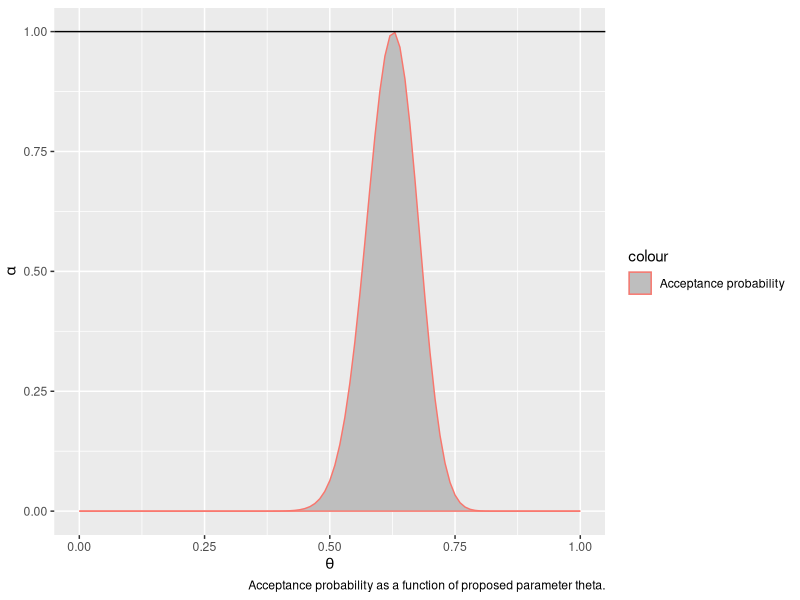
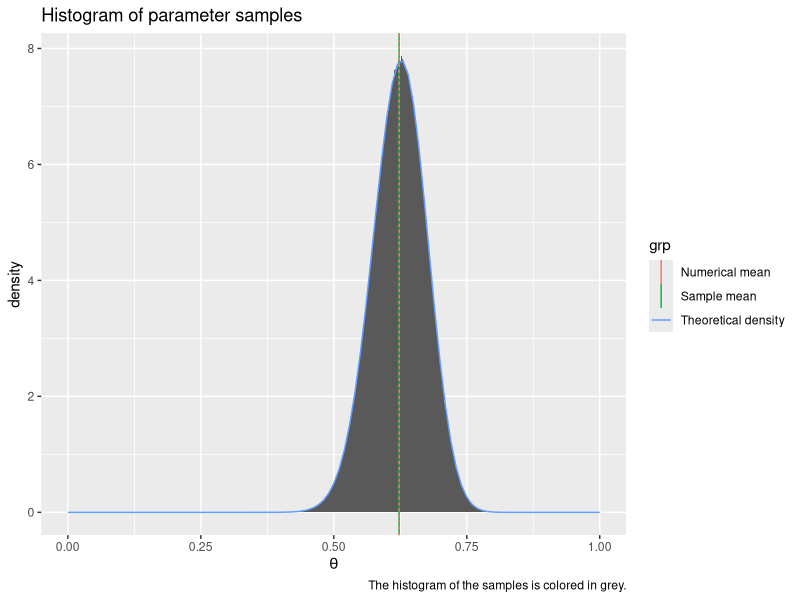
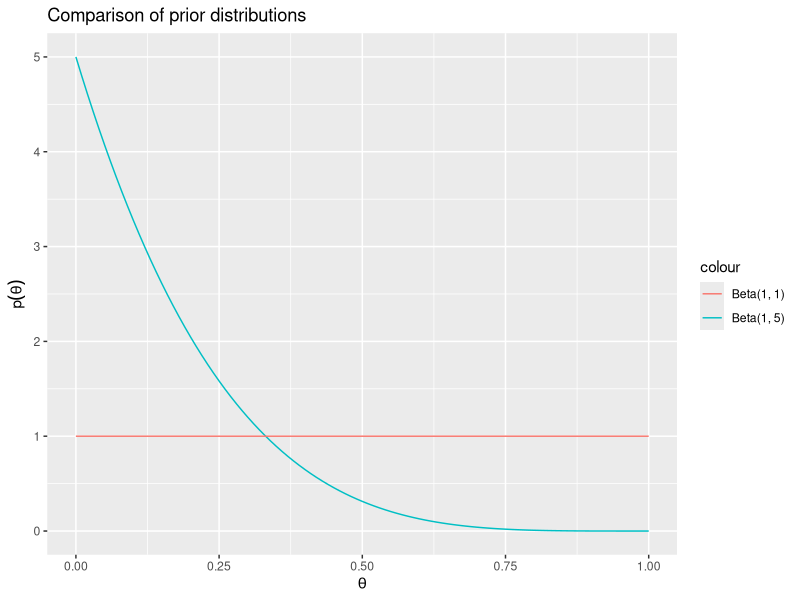
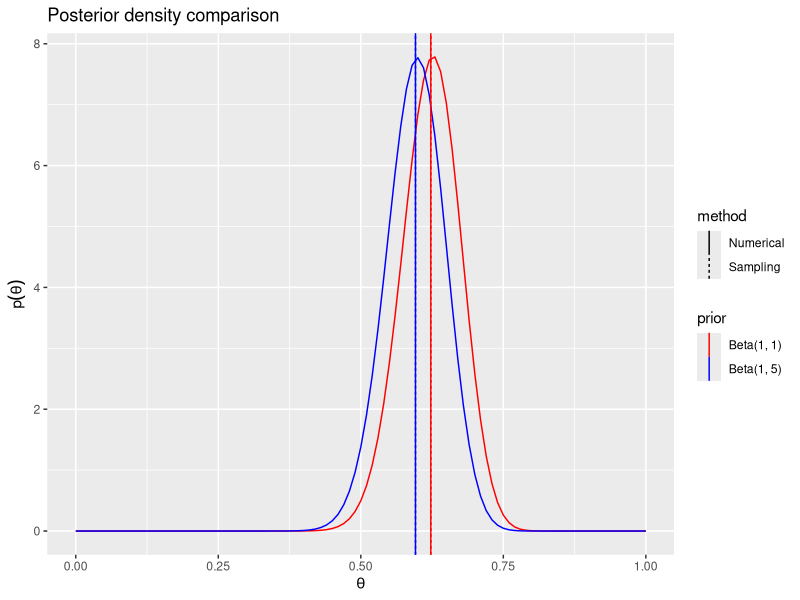
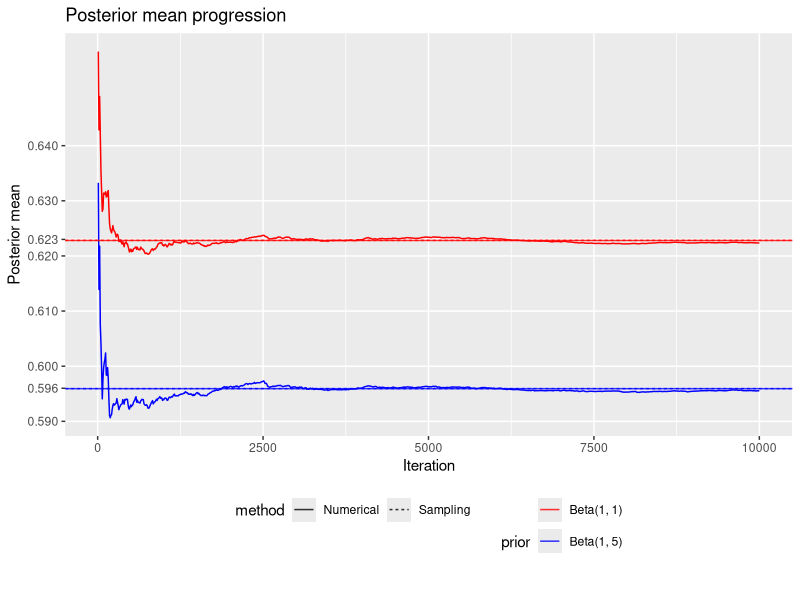

These charts were generated, in order, by the following R code:
## ---- chunk 1
library(ggplot2)
library(tibble)
library(knitr)
library(kableExtra)
library(purrr)
data <- tibble(
  cellCount = c("$y_1 = 125$", "$y_2 = 18$", "$y_3 = 20$", "$y_4 = 34$"),
  probability = c("$\\frac{1}{2} + \\frac{\\theta}{4}$", "$\\frac{1 - \\theta}{4}$", "$\\frac{1 - \\theta}{4}$", "$\\frac{\\theta}{4}$")
)
data %>%
  kable(
    col.names = c("Cell count", "Probability"),
    caption = "Table 1: Genetic linkage data"
  )
## ---- chunk 2
construct_f <- function(y) {
  #' Return proportional distribution function for f which satisfies max(f) = 1

  # Proportional function of f in log-space
  unscaled_log_f <- function(theta) {
    y[1] * log(2 + theta) + (y[2] + y[3]) * log(1 - theta) + y[4] * log(theta)
  }

  # Find the maxima of this function in log-space
  log_maxima <- optimize(
    f = unscaled_log_f,
    maximum = TRUE,
    interval = c(0, 1)
  )$objective
  
  # Scale f to have max value 1
  # NB! This does not integrate to 1, so it is not a proper density function!
  # You can use make_density for that purpose.
  scaled_f <- function(theta) {
    return(exp(unscaled_log_f(theta) - log_maxima))
  }
  return(scaled_f)
}
## ---- chunk 3
make_density <- function(f, lower = 0, upper = 1) {
  #' Given f, returns a new function which integrates to 1 over the given interval
  normalizer = integrate(f, lower = lower, upper = upper)$value
  normalized_function <- function(...) {
    return(f(...) / normalizer)
  }
  return(normalized_function)
}
## ---- chunk 4
sample_theta <- function(n, y) {
  #' Generate n theta samples from f function, given 4-vector y
  #' Returns a list with thetas key to $theta,
  #' and the number of tries keyed to $tries.
  f_density <- construct_f(y = y)
  found <- vector()
  tries <- 0
  while(length(found) < n) {
    # Number of samples that remain to be found
    remaining <- n - length(found)
    tries <- tries + remaining

    # These are proposed values that might be accepted...
    x <- runif(remaining)

    # ... with acceptance probability
    alpha <- f_density(x)

    # Append the values that get accepted
    u <- runif(remaining)
    success <- u <= alpha
    found <- c(found, x[success])
  }
  return(list(theta = found, tries = tries))
}
## ---- chunk 5
y <- c(125, 18, 20, 34)
f_scaled_density <- construct_f(y = y)
df <- enframe(rnorm(1))
ggplot(data = df) + aes(x = value) +
  stat_function(
    fun = f_scaled_density,
    xlim = c(0, 1),
    mapping = aes(col = 'Acceptance probability'),
    geom = "area",
    fill = "gray"
  ) +
  geom_hline (
    yintercept = 1,
    mapping = aes(col = 'Uniform distribution')
  ) +
  scale_y_continuous(
    name = expression(alpha)
  ) +
  scale_x_continuous(
    name = expression(theta)
  ) +
  labs(
    caption = "Acceptance probability as a function of proposed parameter theta."
  )
## ---- chunk 6
M <- 10000000
theta_sampling_result <- sample_theta(n = M, y = y)
theta_samples <- enframe(theta_sampling_result$theta)
## ---- chunk 7
thetaSampleMean <- mean(theta_samples$value)
## ---- chunk 8
f_density <- make_density(f_scaled_density)
thetaExpectedMean <- integrate(
  f = function(theta) theta * f_density(theta),
  lower = 0,
  upper = 1
)$value
## ---- chunk 9
means <- tibble(
  xint = c(thetaSampleMean, thetaExpectedMean),
  grp = c("Sample mean", "Numerical mean")
)
binWidth = 0.001
theta_samples %>%
  ggplot() +
  geom_histogram(
    mapping = aes(x = value, y = ..density..),
    binwidth = binWidth,
    boundary = 0,
    size = 0
  ) +
  geom_vline(
    data = means,
    aes(
      xintercept = xint,
      col = grp,
      linetype = c("dashed", "dotted")
    )
  ) +
  stat_function(
    fun = f_density,
    xlim = c(0, 1),
    aes(col = 'Theoretical density')
  ) +
  guides(linetype = FALSE) +
  scale_x_continuous(
    name = expression(theta),
    limits = c(0, 1)
  ) +
  labs(
    title = "Histogram of parameter samples",
    caption = "The histogram of the samples is colored in grey."
  )
## ---- chunk 10
means %>%
  kable(
    col.names = c("Posterior mean", "Method"),
    caption = "Table 2: Posterior mean calculation comparison"
  )
## ---- chunk 11
average_theta_tries <- theta_sampling_result$tries / M
cNumeric = optimize(
  f = f_density,
  interval = c(0, 1),
  maximum = TRUE
)$objective
attempts <- tibble(
  method = c("Sampling", "Theoretical"),
  attempts = c(average_theta_tries, cNumeric)
)
attempts %>%
  kable(
    caption = "Table 3: Required proposals for each accepted sample",
    col.names = c("Method", "Required proposals")
  )
## ---- chunk 12
alpha <- 1
beta <- 5
tibble(x = c(0, 1)) %>%
  ggplot(aes(x)) +
  stat_function(
    fun = partial(dbeta, shape1 = alpha, shape2 = beta),
    aes(col = "Beta(1, 5)")
  ) +
  stat_function(
    fun = partial(dbeta, shape1 = 1, shape2 = 1),
    aes(col = "Beta(1, 1)")
  ) +
  scale_x_continuous(
    name = expression(theta)
  ) +
  scale_y_continuous(
    name = expression(p(theta)),
    limits = c(0, NA)
  ) +
  labs(
    title = "Comparison of prior distributions"
  )
## ---- chunk 13
posteriorMean <- function(theta_samples, beta = 5) {
  weights <- (1 - theta_samples) ** (beta - 1)
  importanceThetaMean <- sum(theta_samples * weights) / sum(weights)
  return(importanceThetaMean)
}
importanceThetaMean <- posteriorMean(theta_samples = theta_samples$value)
## ---- chunk 14
generatePosterior <- function(y, alpha = 1, beta = 5) {
  log_unscaled = function(theta) {
    y[1] * log(2 + theta) + (y[2] + y[3] + beta - 1) * log(1 - theta) + (y[4] + alpha - 1) * log(theta)
  }
  normalizingConstant <- integrate(
    f = function(theta) exp(log_unscaled(theta)),
    lower = 0,
    upper = 1
  )$value
  scaledPosterior <- function(theta) {
    return(exp(log_unscaled(theta)) / normalizingConstant)
  }
  return(scaledPosterior)
}
newPosterior <- generatePosterior(y = y, beta = 5)
newPosteriorIntegralMean <- integrate(
  f = function(theta) theta * newPosterior(theta),
  lower = 0,
  upper = 1
)$value

oldPosterior <- generatePosterior(y = y, beta = 1)
oldPosteriorIntegralMean <- integrate(
  f = function(theta) theta * oldPosterior(theta),
  lower = 0,
  upper = 1
)$value
## ---- chunk 15
meanResults <- tibble(
  posteriorMeans=c(
    mean(theta_samples$value),
    importanceThetaMean,
    oldPosteriorIntegralMean,
    newPosteriorIntegralMean
  ),
  prior = c(
    "Beta(1, 1)",
    "Beta(1, 5)",
    "Beta(1, 1)", 
    "Beta(1, 5)"
  ),
  method = c(
    "Sampling",
    "Sampling",
    "Numerical", 
    "Numerical"
  ),
  grp=c(
    "Old posterior asymptotic",
    "New posterior asymptotic",
    "Old posterior numerical integration",
    "New posterior numerical integration"
  )
)

ggplot(data = data.frame(x = c(0, 1))) +
  aes(x) +
  stat_function(
    fun = oldPosterior,
    xlim = c(0, 1),
    col = "red"
  ) +
  stat_function(
    fun = newPosterior,
    xlim = c(0, 1),
    col = "blue"
  ) +
  geom_vline(
    data = meanResults,
    mapping = aes(
      xintercept = posteriorMeans,
      col = prior,
      linetype = method
    )
  ) +
  scale_x_continuous(
    name = expression(theta)
  ) +
  scale_y_continuous(
    name = expression(p(theta))
  ) +
  scale_colour_manual(
    values = c("red", "blue")
  ) +
  labs(
    title = "Posterior density comparison"
  )
## ---- chunk 16
# Take the first 10 thousand iterations with step size = 10
row_seq <- seq(10, 10000, 10)

# Subset the first k samples of theta under the uniform prior
thetaSubsets <- lapply(row_seq, function(k) theta_samples$value[1:k])

# Calculate the posterior mean under the old and new prior
meanProgression <- tibble(
  iteration = row_seq,
  oldPosterior = sapply(thetaSubsets, mean),
  newPosterior = sapply(thetaSubsets, posteriorMean)
)

# Plot the posterior mean progressions
meanProgression %>%
  ggplot(aes(x = iteration, posteriorMean)) +
  geom_line(
    aes(y = oldPosterior),
    col = "red"
  ) +
  geom_line(
    aes(y = newPosterior),
    col = "blue"
  ) +
  geom_hline(
    data = meanResults,
    aes(
      yintercept = posteriorMeans,
      col = prior,
      linetype = method
    ),
    alpha = 0.8
  ) +
  theme(legend.position = "bottom") +
  guides(col=guide_legend(nrow=3, byrow = FALSE)) +
  ylab("Posterior mean") +
  xlab("Iteration") +
  scale_y_continuous(
    breaks = c(
      seq(0.59, 0.64, 0.01),
      round(oldPosteriorIntegralMean, digits = 3),
      round(newPosteriorIntegralMean, digits = 3)
    ),
    limits = c(NA, NA)
  ) +
  scale_colour_manual(
    values = c("red", "blue")
  ) +
  theme(
    panel.grid.minor.y = element_blank()
  ) + labs(
    title = "Posterior mean progression"
  )
